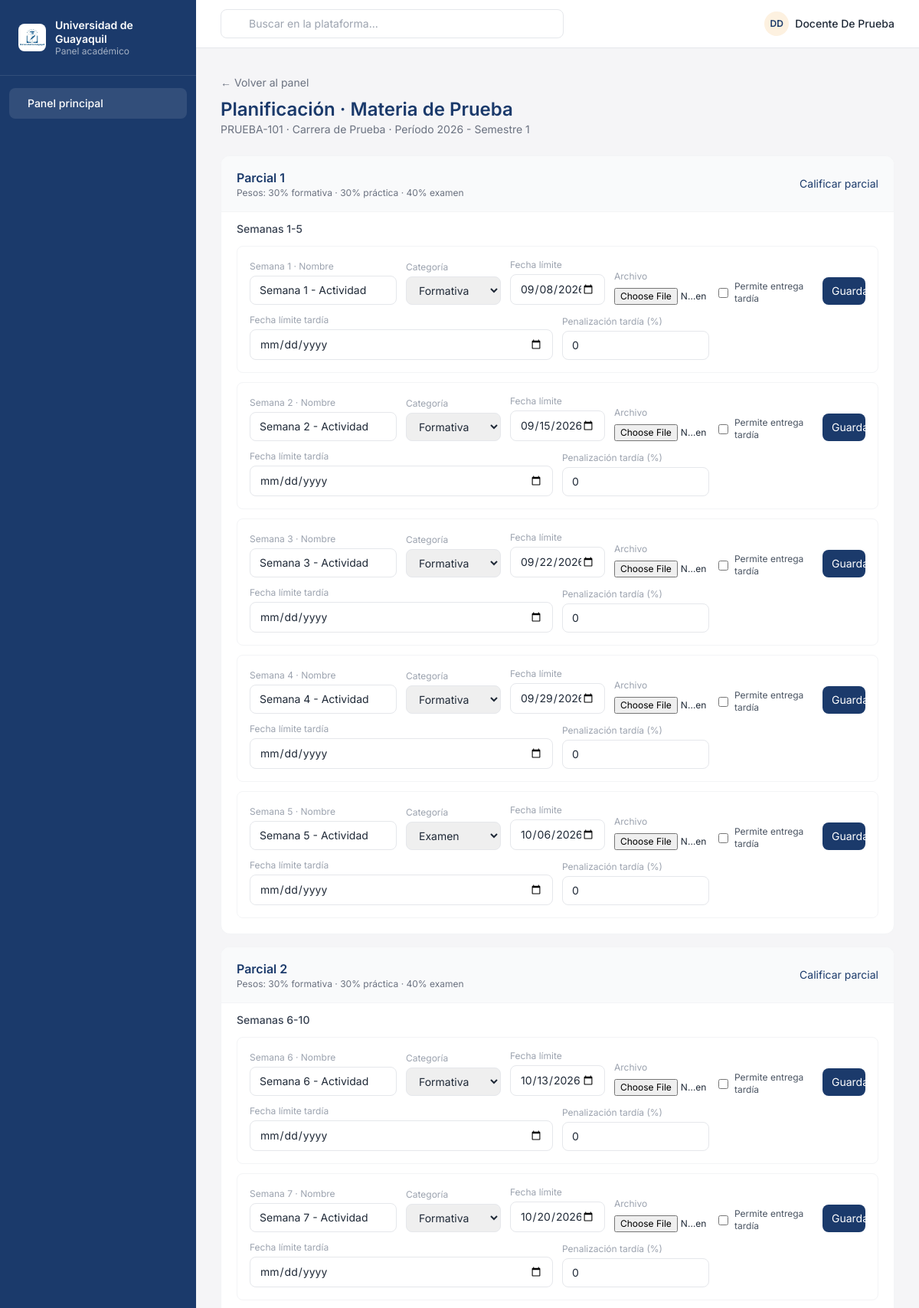
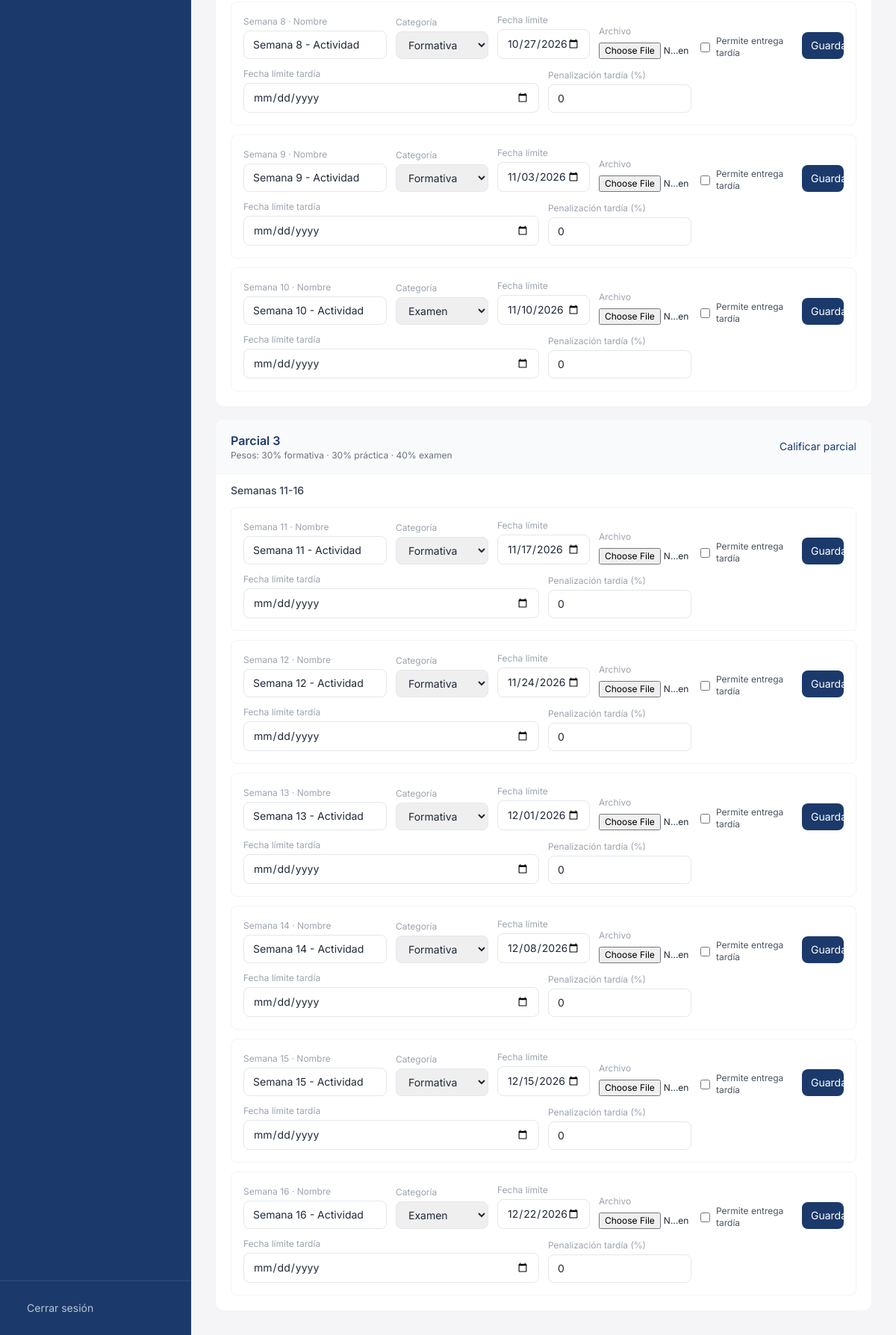
Page /docente/materia/1/planificacion/ (signed in) on the committed database (2 pictures, top to bottom).
### plataforma/models.py (models this page shows, shortened)
class Materia(models.Model):
    nombre = models.CharField(max_length=100)
    codigo = models.CharField(max_length=20, unique=True)
    carrera = models.ForeignKey(Carrera, on_delete=models.CASCADE, related_name='materias')
    creditos = models.IntegerField(default=4)
    descripcion = models.TextField(blank=True)
    profesor = models.CharField(max_length=100, blank=True)  # legado: se conserva por datos existentes
    docente = models.ForeignKey(
        'PerfilDocente',
        on_delete=models.SET_NULL,
        null=True,
        blank=True,
        related_name='materias'
    )
    class Meta:
        verbose_name_plural = "Materias"

class Carrera(models.Model):
    nombre = models.CharField(max_length=100)
    codigo = models.CharField(max_length=20, unique=True)
    descripcion = models.TextField(blank=True)
    creditos_totales = models.IntegerField(default=120)
    class Meta:
        verbose_name_plural = "Carreras"

class Periodo(models.Model):
    nombre = models.CharField(max_length=20)  # 2026-1, 2026-2
    fecha_inicio = models.DateField()
    fecha_fin = models.DateField()
    activo = models.BooleanField(default=True)
    class Meta:
        verbose_name_plural = "Períodos"

class Parcial(models.Model):
    planificacion = models.ForeignKey(Planificacion, on_delete=models.CASCADE, related_name='parciales')
    numero = models.IntegerField(default=1, validators=[MinValueValidator(1), MaxValueValidator(10)])
    nombre = models.CharField(max_length=50, blank=True)
    peso_formativa = models.IntegerField(default=30, validators=[MinValueValidator(0), MaxValueValidator(100)])
    peso_practica = models.IntegerField(default=30, validators=[MinValueValidator(0), MaxValueValidator(100)])
    peso_examen = models.IntegerField(default=40, validators=[MinValueValidator(0), MaxValueValidator(100)])
    class Meta:
        verbose_name_plural = "Parciales"
        unique_together = ('planificacion', 'numero')
        ordering = ['numero']

class Unidad(models.Model):
    parcial = models.ForeignKey(Parcial, on_delete=models.CASCADE, related_name='unidades')
    numero = models.IntegerField(default=1, validators=[MinValueValidator(1), MaxValueValidator(20)])
    tema = models.CharField(max_length=200)
    descripcion = models.TextField(blank=True)
    class Meta:
        verbose_name_plural = "Unidades"
        unique_together = ('parcial', 'numero')
        ordering = ['numero']

class ActividadPlanificada(models.Model):
    CATEGORIAS = [
        ('formativa', 'Formativa'),
        ('practica', 'Práctica'),
        ('examen', 'Examen'),
    ]
    unidad = models.ForeignKey(Unidad, on_delete=models.CASCADE, related_name='actividades')
    semana = models.IntegerField(validators=[MinValueValidator(1), MaxValueValidator(24)])
    nombre = models.CharField(max_length=200)
    descripcion = models.TextField(blank=True)
    categoria = models.CharField(max_length=20, choices=CATEGORIAS, default='formativa')
    archivo = cloudinary.models.CloudinaryField('planificacion', null=True, blank=True)
    fecha_inicio = models.DateField(null=True, blank=True)
    fecha_entrega = models.DateField()
    permite_entrega_tardia = models.BooleanField(default=False)
    fecha_limite_tardia = models.DateField(null=True, blank=True)
    penalizacion_tardia = models.IntegerField(
        default=0,
        validators=[MinValueValidator(0), MaxValueValidator(100)],
        help_text="Porcentaje que se descuenta a las entregas fuera de plazo."
    )
    class Meta:
        verbose_name_plural = "Actividades Planificadas"
        ordering = ['semana', 'id']

### plataforma/views.py (the view)
        def wrapper(request, *args, **kwargs):
            if not request.user.is_authenticated:
                return redirect('login')
            try:
                perfil = PerfilUsuario.objects.get(user=request.user)
                if perfil.rol not in roles_permitidos:
                    messages.error(request, "❌ No tienes permisos para acceder a esta sección")
                    return redirect('index')
            except PerfilUsuario.DoesNotExist:
                messages.error(request, "❌ Tu perfil no está configurado")
                return redirect('index')
            return view_func(request, *args, **kwargs)

### plataforma/views.py (called while the page is built)
def rol_requerido(*roles_permitidos):
    def decorator(view_func):
        def wrapper(request, *args, **kwargs):
            if not request.user.is_authenticated:
                return redirect('login')
            try:
                perfil = PerfilUsuario.objects.get(user=request.user)
                if perfil.rol not in roles_permitidos:
                    messages.error(request, "❌ No tienes permisos para acceder a esta sección")
                    return redirect('index')
            except PerfilUsuario.DoesNotExist:
                messages.error(request, "❌ Tu perfil no está configurado")
                return redirect('index')
            return view_func(request, *args, **kwargs)
        return wrapper
    return decorator

def _perfil_docente_o_none(user):
    return PerfilDocente.objects.select_related('carrera').filter(user=user).first()

def _materia_del_docente(user, materia_id):
    perfil = _perfil_docente_o_none(user)
    if not perfil:
        return None, None
    materia = Materia.objects.select_related('carrera').filter(id=materia_id, docente=perfil).first()
    return perfil, materia

### plataforma/templates/plataforma/docente_materia_planificacion.html (shortened to what this page needs)
{% extends 'plataforma/base.html' %}
{% block sidebar_links %}{% include 'plataforma/_sidebar_docente.html' %}{% endblock %}
{% block content %}
<div class="mb-6">
  <a href="{% url 'dashboard_docente' %}" class="text-sm text-gray-500 hover:text-navy">← Volver al panel</a>
  <h1 class="text-2xl font-semibold text-navy mt-2">Planificación · {{ materia.nombre }}</h1>
  <p class="text-sm text-gray-500">
    {{ materia.codigo }} · {{ materia.carrera.nombre }}
    {% if periodo %}· Período {{ periodo.nombre }}{% else %}· Sin período activo{% endif %}
  </p>
</div>
{% if not planificacion %}
<div class="bg-white rounded-xl border border-gray-100 px-5 py-10 text-center text-gray-400">
  No hay un período activo configurado. Contacta a secretaría.
</div>
{% else %}
<div class="space-y-4">
  {% for item in parciales %}
  <div class="bg-white rounded-xl border border-gray-100 overflow-hidden">
    <div class="flex items-center justify-between px-5 py-4 bg-gray-50 border-b border-gray-100">
      <div>
        <h2 class="font-semibold text-navy">{{ item.parcial.nombre|default:item.parcial.numero }}</h2>
        <p class="text-xs text-gray-500">
          Pesos: {{ item.parcial.peso_formativa }}% formativa · {{ item.parcial.peso_practica }}% práctica · {{ item.parcial.peso_examen }}% examen
        </p>
      </div>
      <a href="{% url 'docente_calificar_parcial' materia.id item.parcial.id %}" class="text-sm text-navy hover:underline whitespace-nowrap">Calificar parcial</a>
    </div>
    {% for u in item.unidades %}
    <details class="group border-b border-gray-100 last:border-b-0" {% if forloop.first %}open{% endif %}>
      <summary class="cursor-pointer select-none px-5 py-3 flex items-center justify-between hover:bg-gray-50">
        <span class="text-sm font-medium text-gray-700">{{ u.unidad.tema }}</span>
      </summary>
      <div class="px-5 pb-5 space-y-3">
        {% for actividad in u.actividades %}
        <form method="post" enctype="multipart/form-data"
              action="{% url 'docente_actividad_editar' actividad.id %}"
              class="border border-gray-100 rounded-lg p-4 grid grid-cols-1 md:grid-cols-12 gap-3 items-end">
          <div class="md:col-span-3">
            <label class="block text-xs text-gray-400 mb-1">Semana {{ actividad.semana }} · Nombre</label>
            <input type="text" name="nombre" value="{{ actividad.nombre }}" required
                   class="w-full border border-gray-200 rounded-lg px-3 py-2 text-sm">
          </div>
          <div class="md:col-span-2">
            <label class="block text-xs text-gray-400 mb-1">Categoría</label>
            <select name="categoria" class="w-full border border-gray-200 rounded-lg px-3 py-2 text-sm">
              {% for valor, etiqueta in categorias %}
              <option value="{{ valor }}" {% if actividad.categoria == valor %}selected{% endif %}>{{ etiqueta }}</option>
              {% endfor %}
            </select>
          </div>
          <div class="md:col-span-2">
            <label class="block text-xs text-gray-400 mb-1">Fecha límite</label>
            <input type="date" name="fecha_entrega" value="{{ actividad.fecha_entrega|date:'Y-m-d' }}" required
                   class="w-full border border-gray-200 rounded-lg px-3 py-2 text-sm">
          </div>
          <div class="md:col-span-2">
            <label class="block text-xs text-gray-400 mb-1">Archivo</label>
            <input type="file" name="archivo" class="w-full text-xs">
          </div>
          <div class="md:col-span-2 flex items-center gap-2">
            <input type="checkbox" name="permite_entrega_tardia" value="1" id="tardia-{{ actividad.id }}"
                   class="rounded border-gray-300">
            <label for="tardia-{{ actividad.id }}" class="text-xs text-gray-600">Permite entrega tardía</label>
          </div>
          <div class="md:col-span-1">
            <button type="submit" class="w-full px-3 py-2 text-sm bg-navy text-white rounded-lg hover:bg-navy-light">Guardar</button>
          </div>
          <div class="md:col-span-6">
            <label class="block text-xs text-gray-400 mb-1">Fecha límite tardía</label>
            <input type="date" name="fecha_limite_tardia" value="{{ actividad.fecha_limite_tardia|date:'Y-m-d' }}"
                   class="w-full border border-gray-200 rounded-lg px-3 py-2 text-sm">
          </div>
          <div class="md:col-span-3">
            <label class="block text-xs text-gray-400 mb-1">Penalización tardía (%)</label>
            <input type="number" name="penalizacion_tardia" min="0" max="100" value="{{ actividad.penalizacion_tardia }}"
                   class="w-full border border-gray-200 rounded-lg px-3 py-2 text-sm">
          </div>
        </form>
        {% endfor %}
      </div>
    </details>
    {% endfor %}
  </div>
  {% endfor %}
</div>
{% endif %}
{% endblock %}

### plataforma/templates/plataforma/base.html (shortened to what this page needs)
{% load static %}
<!DOCTYPE html>
<html lang="es">
<head>
<script src="https://cdn.tailwindcss.com"></script>
<link rel="stylesheet" href="https://cdn.jsdelivr.net/npm/@tabler/icons-webfont@latest/dist/tabler-icons.min.css">
</head>
<body class="min-h-screen text-gray-800">
<div class="flex min-h-screen">
  <aside class="hidden md:flex md:flex-col w-64 bg-navy text-white shrink-0">
    <div class="flex items-center gap-3 px-6 py-6 border-b border-white/10">
      <img src="{% static 'images/logo.jpeg' %}" alt="Logo Universidad de Guayaquil" class="w-9 h-9 rounded-lg object-cover">
      <div>
        <p class="text-sm font-semibold leading-tight">Universidad de Guayaquil</p>
        <p class="text-xs text-white/60 leading-tight">Panel {{ user_role|default:"académico" }}</p>
      </div>
    </div>
    <nav class="flex-1 px-3 py-4 space-y-1 text-sm">
      {% block sidebar_links %}{% endblock %}
    </nav>
    <div class="px-3 py-4 border-t border-white/10 space-y-1 text-sm">
      <a href="{% url 'logout' %}" class="flex items-center gap-3 px-3 py-2.5 rounded-lg hover:bg-white/10 transition-colors text-white/70">
         Cerrar sesión
      </a>
    </div>
  </aside>
  <div class="flex-1 flex flex-col min-w-0">
    <header class="flex items-center justify-between bg-white border-b border-gray-200 px-4 md:px-8 py-3 sticky top-0 z-10">
      <div class="flex-1 max-w-md hidden sm:block">
        <div class="relative">
          <input type="text" placeholder="Buscar en la plataforma..."
                 class="w-full pl-9 pr-3 py-2 text-sm border border-gray-200 rounded-lg focus:outline-none focus:ring-2 focus:ring-navy-light/30">
        </div>
      </div>
      <div class="flex items-center gap-4">
        <div class="flex items-center gap-2">
          <div class="w-8 h-8 rounded-full bg-gold-light flex items-center justify-center text-navy text-xs font-semibold">
            {{ request.user.first_name|slice:":1"|upper }}{{ request.user.last_name|slice:":1"|upper }}
          </div>
          <span class="hidden sm:block text-sm font-medium">{{ request.user.get_full_name|default:request.user.username }}</span>
        </div>
      </div>
    </header>
    <main class="flex-1 p-4 md:p-8">
      {% block content %}{% endblock %}
    </main>
  </div>
</div>
</body>
</html>

### plataforma/templates/plataforma/base.html (style rules this page uses)
body { font-family: 'Inter', sans-serif; background-color: #F5F5F7; }

### rows in the picture
Materia: nombre "Materia de Prueba", codigo "PRUEBA-101", carrera.nombre "Carrera de Prueba"
Periodo: nombre "2026 - Semestre 1"
Parcial: parcial.nombre "Parcial 1", parcial.peso_formativa "30", parcial.peso_practica "30", parcial.peso_examen "40"
Unidad: unidad.tema "Semanas 1-5"
ActividadPlanificada: semana "1", nombre "Semana 1 - Actividad", categoria "Formativa", fecha_entrega "09/08/2026", penalizacion_tardia "0"
ActividadPlanificada: semana "2", nombre "Semana 2 - Actividad", categoria "Formativa", fecha_entrega "09/15/2026", penalizacion_tardia "0"
ActividadPlanificada: semana "3", nombre "Semana 3 - Actividad", categoria "Formativa", fecha_entrega "09/22/2026", penalizacion_tardia "0"
ActividadPlanificada: semana "4", nombre "Semana 4 - Actividad", categoria "Formativa", fecha_entrega "09/29/2026", penalizacion_tardia "0"
ActividadPlanificada: semana "5", nombre "Semana 5 - Actividad", categoria "Examen", fecha_entrega "10/06/2026", penalizacion_tardia "0"
Parcial: parcial.nombre "Parcial 2", parcial.peso_formativa "30", parcial.peso_practica "30", parcial.peso_examen "40"
Unidad: unidad.tema "Semanas 6-10"
ActividadPlanificada: semana "6", nombre "Semana 6 - Actividad", categoria "Formativa", fecha_entrega "10/13/2026", penalizacion_tardia "0"
ActividadPlanificada: semana "7", nombre "Semana 7 - Actividad", categoria "Formativa", fecha_entrega "10/20/2026", penalizacion_tardia "0"
ActividadPlanificada: semana "8", nombre "Semana 8 - Actividad", categoria "Formativa", fecha_entrega "10/27/2026", penalizacion_tardia "0"
ActividadPlanificada: semana "9", nombre "Semana 9 - Actividad", categoria "Formativa", fecha_entrega "11/03/2026", penalizacion_tardia "0"
ActividadPlanificada: semana "10", nombre "Semana 10 - Actividad", categoria "Examen", fecha_entrega "11/10/2026", penalizacion_tardia "0"
Parcial: parcial.nombre "Parcial 3", parcial.peso_formativa "30", parcial.peso_practica "30", parcial.peso_examen "40"
Unidad: unidad.tema "Semanas 11-16"
ActividadPlanificada: semana "11", nombre "Semana 11 - Actividad", categoria "Formativa", fecha_entrega "11/17/2026", penalizacion_tardia "0"
ActividadPlanificada: semana "12", nombre "Semana 12 - Actividad", categoria "Formativa", fecha_entrega "11/24/2026", penalizacion_tardia "0"
ActividadPlanificada: semana "13", nombre "Semana 13 - Actividad", categoria "Formativa", fecha_entrega "12/01/2026", penalizacion_tardia "0"
ActividadPlanificada: semana "14", nombre "Semana 14 - Actividad", categoria "Formativa", fecha_entrega "12/08/2026", penalizacion_tardia "0"
ActividadPlanificada: semana "15", nombre "Semana 15 - Actividad", categoria "Formativa", fecha_entrega "12/15/2026", penalizacion_tardia "0"
ActividadPlanificada: semana "16", nombre "Semana 16 - Actividad", categoria "Examen", fecha_entrega "12/22/2026", penalizacion_tardia "0"

### other values in the picture
{{ user_role|default:"académico" }} "académico"
{{ request.user.first_name|slice:":1"|upper }} "D"
{{ request.user.last_name|slice:":1"|upper }} "D"
{{ request.user.get_full_name|default:request.user.username }} "Docente De Prueba"
